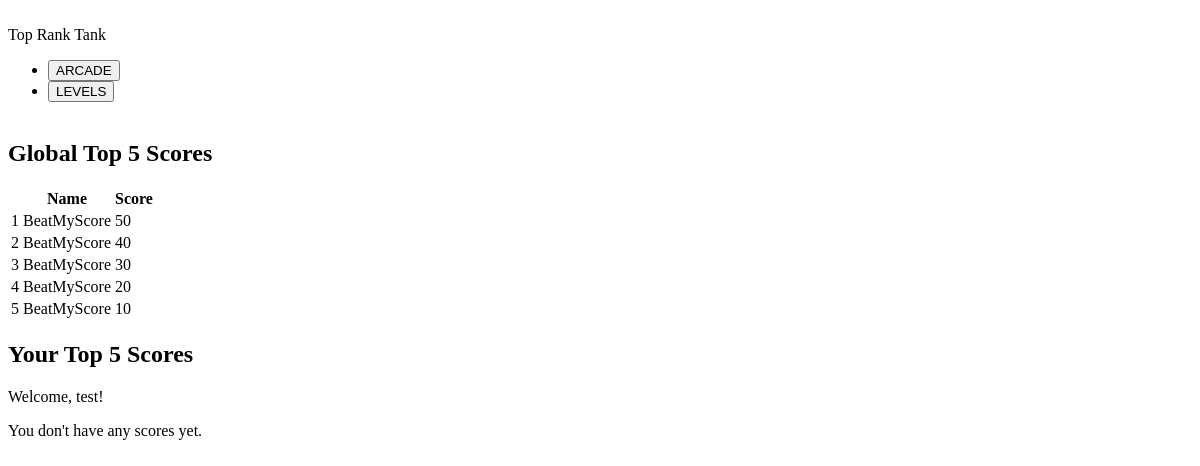
The page /main_menu/test on the database as committed earlier.
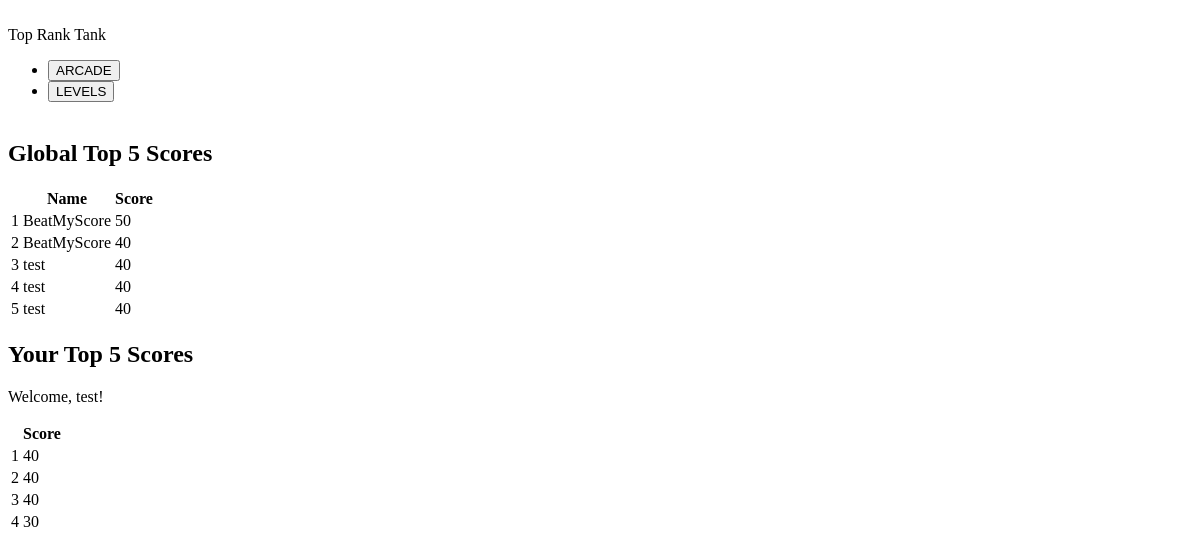
The same page on the database as committed later.
### tables this page shows
CREATE TABLE Scores
             (gameID INTEGER PRIMARY KEY, 
              username TEXT, 
              score INTEGER,
              FOREIGN KEY (username) REFERENCES Users(username));

### app.py (the view)
@app.route('/main_menu/<string:username>')
def main_menu(username):
    scores = load_global_scores()
    loc_scores = load_local_scores(username)
    return render_template('MainMenu.html',username=username,scores=scores,loc_scores=loc_scores)

### app.py (called while the page is built)
def load_global_scores():
    conn = sqlite3.connect('TopRankTanks.db')
    c = conn.cursor()
    c.execute('SELECT * FROM Scores ORDER BY score DESC LIMIT 5')
    scores = [{'username': row[1], 'score': row[2]} for row in c.fetchall()]
    return scores

def load_local_scores(username):
    conn = sqlite3.connect('TopRankTanks.db')
    c = conn.cursor()
    c.execute('SELECT * FROM Scores WHERE username=? ORDER BY score DESC LIMIT 5', (username,))
    loc_scores = [{'username': row[1], 'score': row[2]} for row in c.fetchall()]
    return loc_scores

### templates/MainMenu.html (shortened to what this page needs)
<!DOCTYPE html>
<html>
  <head>
  </head>
  <body>
    <div class="container">
      	<div class="game-container">
		<br>
  		<div class="game-title">Top Rank Tank</div>
  			<ul class="game-menu">
    			<li><form action="/arcade/{{username}}" method="post">
    					<button type="submit">ARCADE</button>
					</form></li>
    			<li><form action="/levels/{{username}}" method="post">
    					<button type="submit">LEVELS</button>
					</form>
</li>
			<br>
  			</ul>
		</div>
     	<div id="scoreboard">
  		<h2>Global Top 5 Scores</h2>
  		<table>
    		<thead>
      			<tr>
					<th></th>
        			<th>Name</th>
        			<th>Score</th>
      			</tr>
    		</thead>
    		<tbody>
        		{% for score in scores %}
          			<tr>
            			<td>{{ loop.index }}</td>
            			<td>{{ score.username }}</td>
            			<td>{{ score.score }}</td>
          			</tr>
        		{% endfor %}
      		</tbody>
  		</table>
		<h2>Your Top 5 Scores</h2>
		<p>Welcome, {{ username }}!</p>
		  {% if loc_scores|length > 0 %}
		  <table>
      		<thead>
        		<tr>
          			<th></th>
          			<th>Score</th>
        		</tr>
      		</thead>
      		<tbody>
        	{% for score in loc_scores %}
          	<tr>
            	<td>{{ loop.index }}</td>
            	<td>{{ score.score }}</td>
         	</tr>
        	{% endfor %}
      		</tbody>
    	 </table>
  		 {% else %}
    		<p>You don't have any scores yet.</p>
  		 {% endif %}
	    </div>
    </div>
  </body>
</html>

Rows that differ between the two databases and show on the page:
no longer on this page (row unchanged): Scores: username "BeatMyScore", score "30", shown under "Global Top 5 Scores"
no longer on this page (row unchanged): Scores: username "BeatMyScore", score "20", shown under "Global Top 5 Scores"
no longer on this page (row unchanged): Scores: username "BeatMyScore", score "10", shown under "Global Top 5 Scores"
added Scores: username "test", score "40"
added Scores: username "test", score "40"
added Scores: username "test", score "40"
added Scores: score "30", shown under "Your Top 5 Scores"
Other text that changed with them:
text no longer shown: "You don't have any scores yet."
text now shown: "Score"
